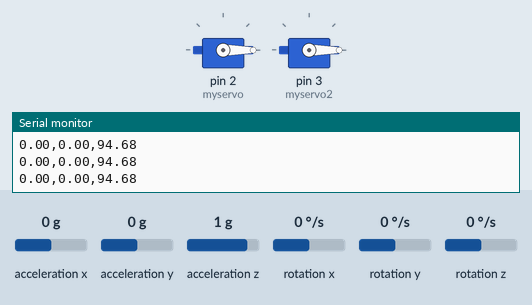
Bench run of a sketch on a simulated Arduino Uno, built with avr-gcc and run on an emulated ATmega328P. Parts: 2 × servo, the last lines printed to the serial monitor. The inputs (shaded band) are chosen by the test bench; at power-on: acceleration x 0 g, acceleration y 0 g, acceleration z 1 g, rotation x 0 °/s, rotation y 0 °/s, rotation z 0 °/s.

Above: at 1.9 s.
2.0 s: acceleration x set to 0.8 g
At 3.7 s:
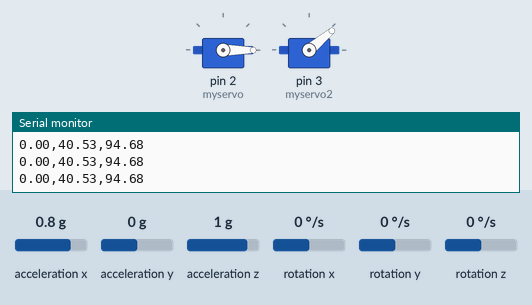
4.1 s: acceleration y set to -1.4 g
At 5.2 s:
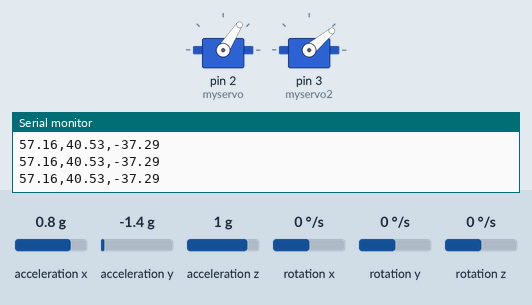
6.2 s: acceleration z set to 0.8 g
At 7.6 s:
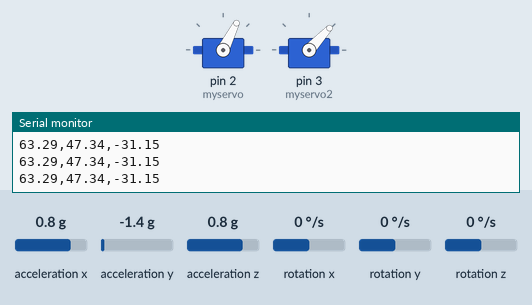
8.3 s: acceleration z set to 1.4 g
At 9.8 s:
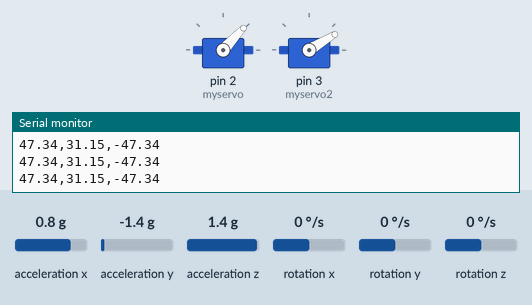
10.4 s: acceleration x set to -1.4 g
At 11.9 s:
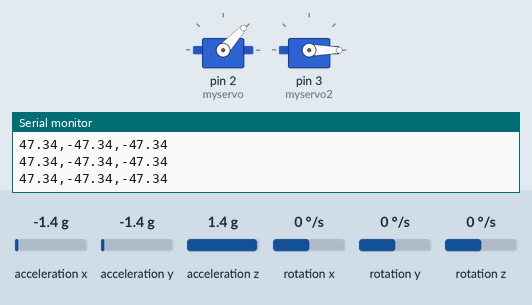
12.5 s: acceleration y set to -0.8 g
At 14.5 s:
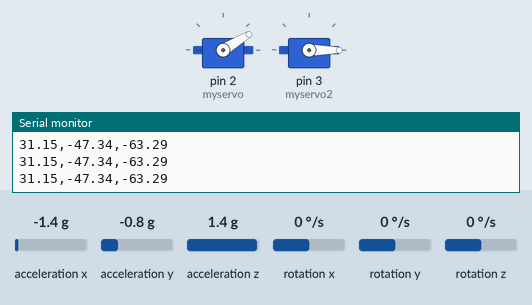
Timing chart, 0 to 15.6 s (numbered marks = the images above; inputs shaded):
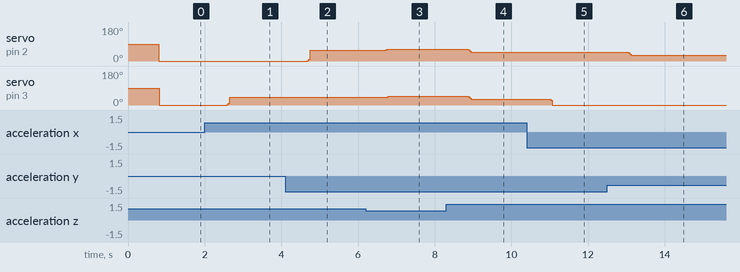

The sketch:

nb.ino
```cpp
#include "Wire.h"
#include "I2Cdev.h"
#include "MPU6050.h"
 /*舵机*/
#include <Servo.h>
Servo myservo;  //创建一个舵机控制对象
Servo myservo2;  //创建一个舵机控制对象
// 使用Servo类最多可以控制8个舵机
MPU6050 accelgyro;

unsigned long now, lastTime = 0;
float dt;                                          //微分时间

int16_t ax, ay, az, gx, gy, gz;                   //加速度计和陀螺仪的原始数据
float aax=0, aay=0,aaz=0, agx=0, agy=0, agz=0;    //角度变量
long axo = 0, ayo = 0, azo = 0;                   //加速度计偏移量
long gxo = 0, gyo = 0, gzo = 0;                   //陀螺仪偏移量

float pi = 3.1415926;
float AcceRatio = 16384.0;                       //加速度计比例系数
float GyroRatio = 131.0;                          //陀螺仪比例系数

uint8_t n_sample = 8;                            //加速度计滤波算法采样个数
float aaxs[8] = {0}, aays[8] = {0}, aazs[8] = {0};         //x,y轴采样队列
long aax_sum, aay_sum,aaz_sum;                       //x,y轴采样和

float a_x[10]={0}, a_y[10]={0},a_z[10]={0} ,g_x[10]={0} ,g_y[10]={0},g_z[10]={0};
float Px=1, Rx, Kx, Sx, Vx, Qx;             //x轴卡尔曼变量
float Py=1, Ry, Ky, Sy, Vy, Qy;             //y轴卡尔曼变量
float Pz=1, Rz, Kz, Sz, Vz, Qz;             //z轴卡尔曼变量

void setup()
{    myservo.attach(2);  // 该舵机由arduino第九脚控制
      myservo2.attach(3);  // 该舵机由arduino第八脚控制
    Wire.begin();
    Serial.begin(115200);

    accelgyro.initialize();                 //初始化

    unsigned short times = 200;             //采样次数
    for(int i=0;i<times;i++)
    {
        accelgyro.getMotion6(&ax, &ay, &az, &gx, &gy, &gz); //读取六轴原始数值
        axo += ax; ayo += ay; azo += az;
        gxo += gx; gyo += gy; gzo += gz;

    }

    axo /= times; ayo /= times; azo /= times; //计算加速度计偏移
    gxo /= times; gyo /= times; gzo /= times; //计算陀螺仪偏移
}

void loop()
{
    unsigned long now = millis();              //当前时间
    dt = (now - lastTime) / 1000.0;             //微分时间
    lastTime = now;                            //上一次采样时间

    accelgyro.getMotion6(&ax, &ay, &az, &gx, &gy, &gz);  //读取六轴原始数值

    float accx = ax / AcceRatio;                //x轴加速度
    float accy = ay / AcceRatio;                //y轴加速度
    float accz = az / AcceRatio;                //z轴加速度

    aax = atan(accy / accz) * (-180) / pi;    //y轴对于z轴的夹角
    aay = atan(accx / accz) * 180 / pi;       //x轴对于z轴的夹角
    aaz = atan(accz / accy) * 180 / pi;       //z轴对于y轴的夹角

    aax_sum = 0;                               // 对于加速度计原始数据的滑动加权滤波算法
    aay_sum = 0;
    aaz_sum = 0;

    for(int i=1;i<n_sample;i++)
    {
        aaxs[i-1] = aaxs[i];
        aax_sum += aaxs[i] * i;
        aays[i-1] = aays[i];
        aay_sum += aays[i] * i;
        aazs[i-1] = aazs[i];
        aaz_sum += aazs[i] * i;

    }

    aaxs[n_sample-1] = aax;
    aax_sum += aax * n_sample;
    aax = (aax_sum / (11*n_sample/2.0)) * 9 / 7.0;    //角度调幅至0-90°
    aays[n_sample-1] = aay;                          //此处应用实验法取得合适的系数
    aay_sum += aay * n_sample;                        //本例系数为9/7
    aay = (aay_sum / (11*n_sample/2.0)) * 9 / 7.0;
    aazs[n_sample-1] = aaz;
    aaz_sum += aaz * n_sample;
    aaz = (aaz_sum / (11*n_sample/2.0)) * 9 / 7.0;

    float gyrox = - (gx-gxo) / GyroRatio * dt;     //x轴角速度
    float gyroy = - (gy-gyo) / GyroRatio * dt;    //y轴角速度
    float gyroz = - (gz-gzo) / GyroRatio * dt;    //z轴角速度
    agx += gyrox;                                //x轴角速度积分
    agy += gyroy;                             //x轴角速度积分
    agz += gyroz;

    /* kalman start */
    Sx = 0; Rx = 0;
    Sy = 0; Ry = 0;
    Sz = 0; Rz = 0;

    for(int i=1;i<10;i++)
    {                                          //测量值平均值运算
        a_x[i-1] = a_x[i];                        //即加速度平均值
        Sx += a_x[i];
        a_y[i-1] = a_y[i];
        Sy += a_y[i];
        a_z[i-1] = a_z[i];
        Sz += a_z[i];

    }

    a_x[9] = aax;
    Sx += aax;
    Sx /= 10;                                  //x轴加速度平均值
    a_y[9] = aay;
    Sy += aay;
    Sy /= 10;                                  //y轴加速度平均值
    a_z[9] = aaz;
    Sz += aaz;
    Sz /= 10;

    for(int i=0;i<10;i++)
    {
        Rx += sq(a_x[i] - Sx);
        Ry += sq(a_y[i] - Sy);
        Rz += sq(a_z[i] - Sz);

    }

    Rx = Rx / 9;                               //得到方差
    Ry = Ry / 9;
    Rz = Rz / 9;

    Px = Px + 0.0025;                           // 0.0025在下面有说明...
    Kx = Px / (Px + Rx);                       //计算卡尔曼增益
    agx = agx + Kx * (aax - agx);              //陀螺仪角度与加速度计速度叠加
    Px = (1 - Kx) * Px;                        //更新p值

    Py = Py + 0.0025;
    Ky = Py / (Py + Ry);
    agy = agy + Ky * (aay - agy);
    Py = (1 - Ky) * Py;

    Pz = Pz + 0.0025;
    Kz = Pz / (Pz + Rz);
    agz = agz + Kz * (aaz - agz);
    Pz = (1 - Kz) * Pz;


    Serial.print(agx);Serial.print(",");
    Serial.print(agy);Serial.print(",");
    Serial.print(agz);Serial.println();
    myservo.write(agx);        // 指定舵机转向的角度
    delay(15);                       // 等待15ms让舵机到达指定位置
    myservo2.write(agy);        // 指定舵机转向的角度
    delay(15);                       // 等待15ms让舵机到达指定位置

}
```

Measured:
- after the input at 2.0 s, servo on pin 3 (myservo2): 0° → 40° after 0.57 s
- after the input at 4.1 s, servo on pin 2 (myservo): 0° → 57° after 0.57 s
- after the input at 6.2 s, servo on pin 2 (myservo): 57° → 63° after 0.47 s; servo on pin 3 (myservo2): 40° → 47° after 0.49 s
- after the input at 8.3 s, servo on pin 2 (myservo): 63° → 62° after 0.49 s, → 47° 0.08 s later; servo on pin 3 (myservo2): 47° → 46° after 0.50 s, → 31° 0.08 s later
- after the input at 10.4 s, servo on pin 3 (myservo2): 31° → 30° after 0.55 s, → 0° 0.08 s later
- after the input at 12.5 s, servo on pin 2 (myservo): 47° → 46° after 0.48 s, → 31° 0.08 s later
